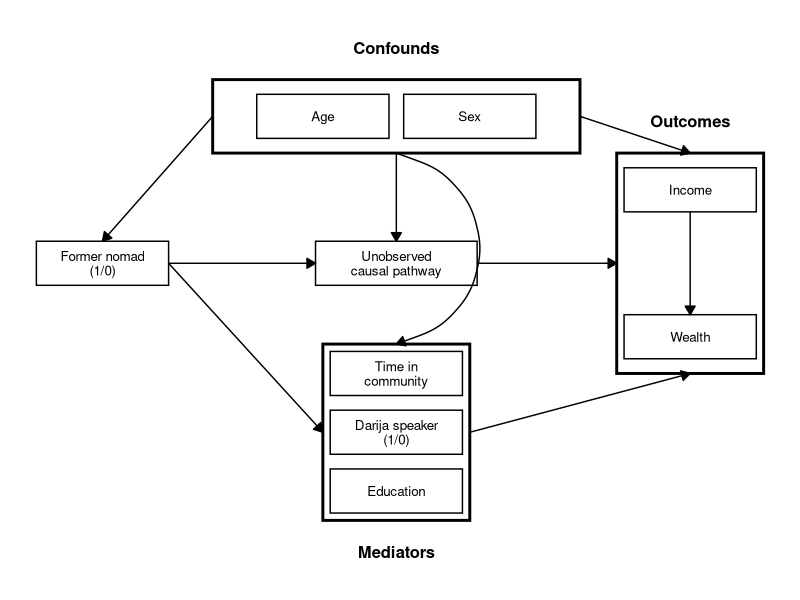
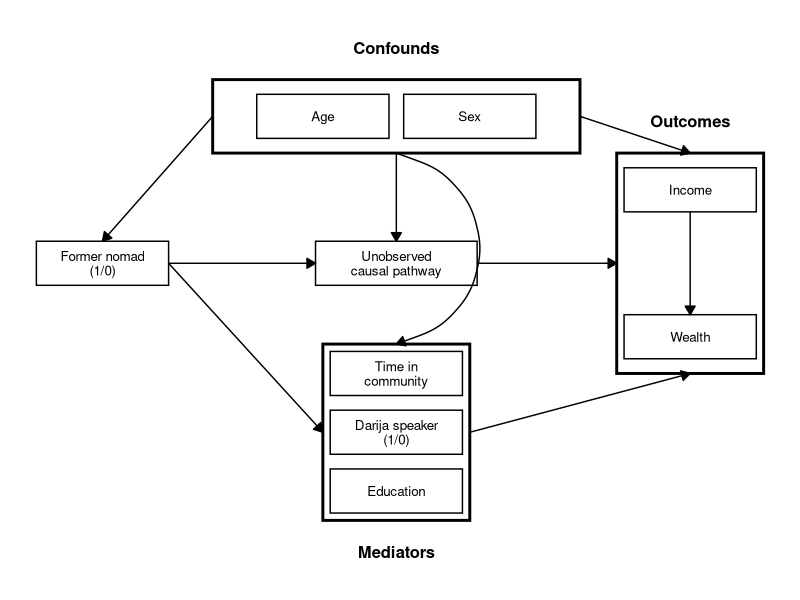

Write the R code that produced these figures, in order.
library(ggplot2)
library(grid)  # for arrow()

# ---- Box dimensions ----

make_var <- function(name, x, y, box_width = 1.8, box_height = 0.6) {
  data.frame(
    name, x, y,
    xmin = x - box_width/2,
    xmax = x + box_width/2,
    ymin = y - box_height/2,
    ymax = y + box_height/2
  )
}

# ---- Variables (with Mediators stacked vertically) ----
vars <- rbind(
  make_var("Former nomad\n(1/0)", -4, 0),
  make_var("Age", -1, 2),
  make_var("Sex",  1, 2),
  make_var("Time in\ncommunity",      0, -1.5),
  make_var("Darija speaker\n(1/0)",   0, -2.3),
  make_var("Education",              0, -3.1),
  make_var("Unobserved\ncausal pathway", 0, 0, box_width = 2.2),
  make_var("Income", 4,  1),
  make_var("Wealth", 4, -1)
)

# ---- Group boxes (Mediators label goes below) ----
groups <- rbind(
  make_var("Confounds", 0, 2, box_width = 5, box_height = 1),
  make_var("Mediators", 0, -2.3, box_width = 2, box_height = 2.4),
  make_var("Outcomes", 4, 0, box_width = 2, box_height = 3)
)

# ---- Arrow helper: connect midpoints of inner-facing edges ----
arrow_between_edge <- function(from_df, to_df, from_name, to_name,
  from_edge = "inner", to_edge = "inner") {
f <- from_df[from_df$name == from_name, ]
t <- to_df[to_df$name == to_name, ]
stopifnot(nrow(f) == 1, nrow(t) == 1)

edge_coords <- function(box, edge, other_box) {
if (edge == "inner") {
if (other_box$x > box$x) return(c(box$xmax, (box$ymin + box$ymax) / 2)) # right
if (other_box$x < box$x) return(c(box$xmin, (box$ymin + box$ymax) / 2)) # left
if (other_box$y > box$y) return(c((box$xmin + box$xmax) / 2, box$ymax)) # top
return(c((box$xmin + box$xmax) / 2, box$ymin))                          # bottom
}
switch(edge,
left   = c(box$xmin, (box$ymin + box$ymax) / 2),
right  = c(box$xmax, (box$ymin + box$ymax) / 2),
top    = c((box$xmin + box$xmax) / 2, box$ymax),
bottom = c((box$xmin + box$xmax) / 2, box$ymin),
stop("Invalid edge name"))
}

from_xy <- edge_coords(f, from_edge, t)
to_xy   <- edge_coords(t, to_edge, f)

data.frame(x = from_xy[1], y = from_xy[2],
xend = to_xy[1], yend = to_xy[2])
}


# ---- Build arrow data ----
arrows_straight <- rbind(
  arrow_between_edge(vars, groups, "Former nomad\n(1/0)", "Mediators"),
  arrow_between_edge(vars, vars,   "Former nomad\n(1/0)", "Unobserved\ncausal pathway"),
  arrow_between_edge(groups, vars, "Confounds", "Former nomad\n(1/0)", "left","top"),
  arrow_between_edge(groups, groups,"Confounds","Outcomes", "right", "top"),
  arrow_between_edge(groups, vars, "Confounds", "Unobserved\ncausal pathway"),
  arrow_between_edge(groups, groups,"Mediators","Outcomes", "right", "bottom"),
  arrow_between_edge(vars, groups, "Unobserved\ncausal pathway", "Outcomes"),
  arrow_between_edge(vars, vars,   "Income", "Wealth")
)

# The one curved arrow: Confounds -> Mediators (route around Unobserved)
arrows_curved <- arrow_between_edge(groups, groups, "Confounds", "Mediators")

# ---- Plot ----
ggplot() +
  # Grouping boxes
  geom_rect(data = groups,
            aes(xmin = xmin, xmax = xmax, ymin = ymin, ymax = ymax),
            fill = NA, color = "black", linewidth = 1) +
  # Group labels (Confounds, Outcomes above; Mediators below)
  geom_text(data = subset(groups, name != "Mediators"),
            aes(x = x, y = ymax + 0.35, label = name),
            fontface = "bold", size = 4.2, vjust = 0) +
  geom_text(data = subset(groups, name == "Mediators"),
            aes(x = x, y = ymin - 0.35, label = name),
            fontface = "bold", size = 4.2, vjust = 1) +

  # Variable boxes + labels
  geom_rect(data = vars,
            aes(xmin = xmin, xmax = xmax, ymin = ymin, ymax = ymax),
            fill = "white", color = "black") +
  geom_text(data = vars, aes(x = x, y = y, label = name), size = 3.4, lineheight = 0.9) +

  # Straight arrows
  geom_segment(data = arrows_straight,
               aes(x = x, y = y, xend = xend, yend = yend),
               arrow = arrow(length = unit(0.25, "cm"), type = "closed"),
               linewidth = 0.5) +

  # Curved arrow (single curvature value for the whole layer)
  geom_curve(data = arrows_curved,
             aes(x = x, y = y, xend = xend, yend = yend),
             curvature = -0.9,  # bend leftwards around the Unobserved box
             arrow = arrow(length = unit(0.25, "cm"), type = "closed"),
             linewidth = 0.5) +

  coord_fixed() +
  theme_void()

ggsave("figures/dag.png", width = 6.5, height = 4, dpi = 300, bg = "white")
